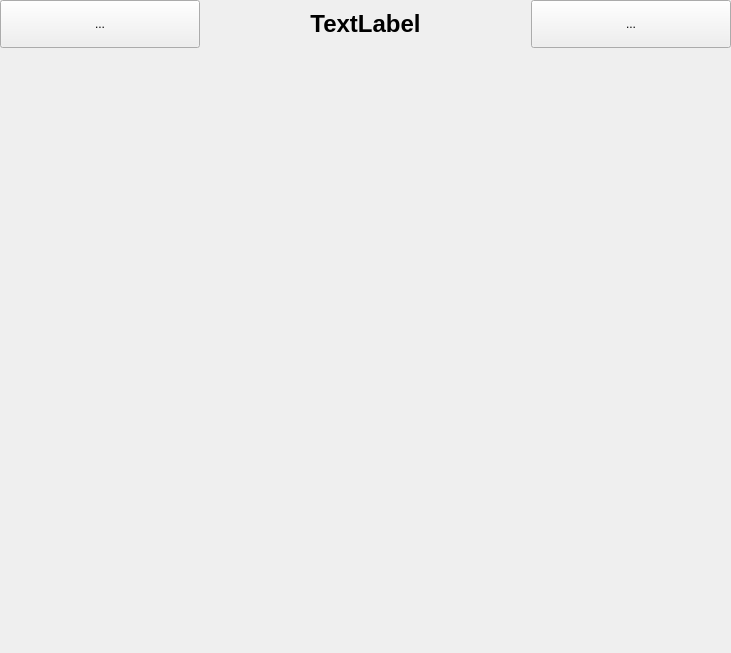
<?xml version="1.0" encoding="UTF-8"?>
<ui version="4.0">
 <class>ArtGraficosDbBase</class>
 <widget class="QWidget" name="ArtGraficosDbBase">
  <property name="geometry">
   <rect>
    <x>0</x>
    <y>0</y>
    <width>731</width>
    <height>653</height>
   </rect>
  </property>
  <property name="windowTitle">
   <string>Form</string>
  </property>
  <layout class="QGridLayout" name="gridLayout">
   <property name="margin">
    <number>0</number>
   </property>
   <item row="0" column="0">
    <widget class="QFrame" name="frame">
     <property name="frameShape">
      <enum>QFrame::NoFrame</enum>
     </property>
     <property name="frameShadow">
      <enum>QFrame::Plain</enum>
     </property>
     <layout class="QHBoxLayout">
      <property name="spacing">
       <number>0</number>
      </property>
      <property name="margin">
       <number>0</number>
      </property>
      <item>
       <widget class="QToolButton" name="mui_botonAnterior">
        <property name="minimumSize">
         <size>
          <width>48</width>
          <height>48</height>
         </size>
        </property>
        <property name="maximumSize">
         <size>
          <width>200</width>
          <height>48</height>
         </size>
        </property>
        <property name="focusPolicy">
         <enum>Qt::NoFocus</enum>
        </property>
        <property name="text">
         <string>...</string>
        </property>
        <property name="icon">
         <iconset resource="../../../bulmages.qrc">
          <normaloff>:/BulmaCont32x32/images/png/i_back.png</normaloff>:/BulmaCont32x32/images/png/i_back.png</iconset>
        </property>
        <property name="iconSize">
         <size>
          <width>32</width>
          <height>32</height>
         </size>
        </property>
       </widget>
      </item>
      <item>
       <widget class="QLabel" name="mui_titulo">
        <property name="font">
         <font>
          <pointsize>18</pointsize>
          <weight>75</weight>
          <bold>true</bold>
         </font>
        </property>
        <property name="text">
         <string>TextLabel</string>
        </property>
        <property name="alignment">
         <set>Qt::AlignCenter</set>
        </property>
       </widget>
      </item>
      <item>
       <widget class="QToolButton" name="mui_botonSiguiente">
        <property name="minimumSize">
         <size>
          <width>48</width>
          <height>48</height>
         </size>
        </property>
        <property name="maximumSize">
         <size>
          <width>200</width>
          <height>48</height>
         </size>
        </property>
        <property name="focusPolicy">
         <enum>Qt::NoFocus</enum>
        </property>
        <property name="text">
         <string>...</string>
        </property>
        <property name="icon">
         <iconset resource="../../../bulmages.qrc">
          <normaloff>:/BulmaCont32x32/images/png/i_forward.png</normaloff>:/BulmaCont32x32/images/png/i_forward.png</iconset>
        </property>
        <property name="iconSize">
         <size>
          <width>32</width>
          <height>32</height>
         </size>
        </property>
       </widget>
      </item>
     </layout>
    </widget>
   </item>
   <item row="1" column="0">
    <widget class="QScrollArea" name="mui_render">
     <property name="frameShape">
      <enum>QFrame::NoFrame</enum>
     </property>
     <property name="verticalScrollBarPolicy">
      <enum>Qt::ScrollBarAlwaysOff</enum>
     </property>
     <property name="horizontalScrollBarPolicy">
      <enum>Qt::ScrollBarAlwaysOff</enum>
     </property>
     <property name="widgetResizable">
      <bool>true</bool>
     </property>
     <widget class="QWidget" name="scrollAreaWidgetContents">
      <property name="geometry">
       <rect>
        <x>0</x>
        <y>0</y>
        <width>731</width>
        <height>601</height>
       </rect>
      </property>
     </widget>
    </widget>
   </item>
  </layout>
 </widget>
 <resources>
  <include location="../../../bulmages.qrc"/>
 </resources>
 <connections/>
</ui>
